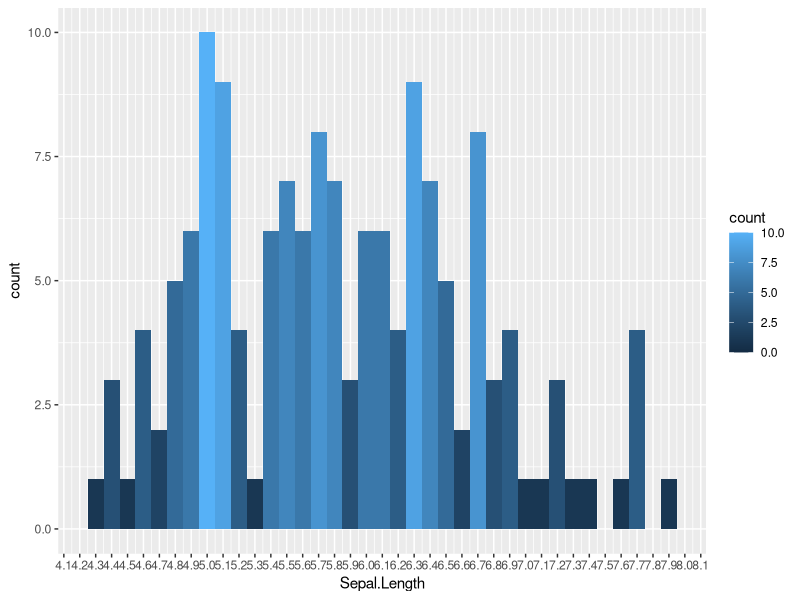

The R script that drew this image:

if (!require(ggplot2)) install.packages("ggplot2")

p <- ggplot(data=iris, aes(x=Sepal.Length, fill=..count..))
p <- p + geom_histogram(binwidth=0.1)
p <- p + scale_x_continuous(breaks=seq(0.1, 10, by=0.1))
p

